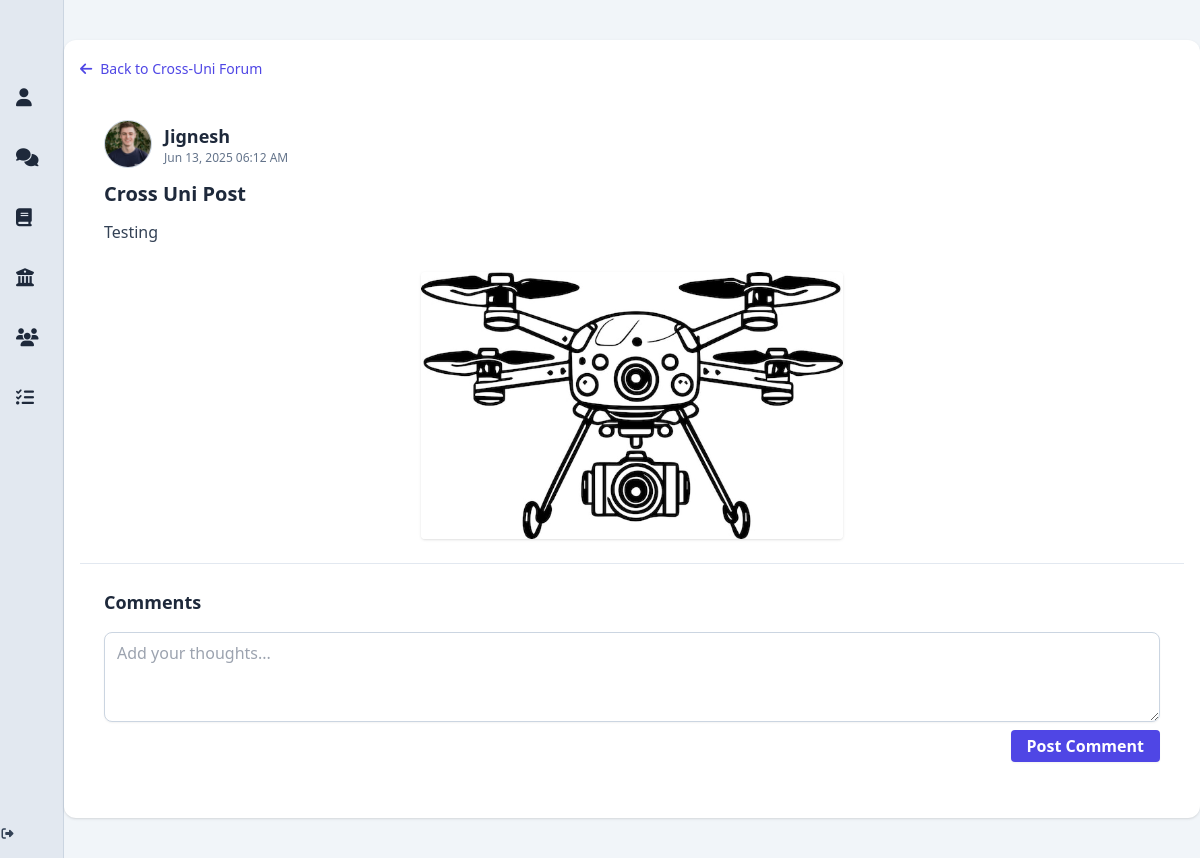
Page /post/3 on the earlier database version.
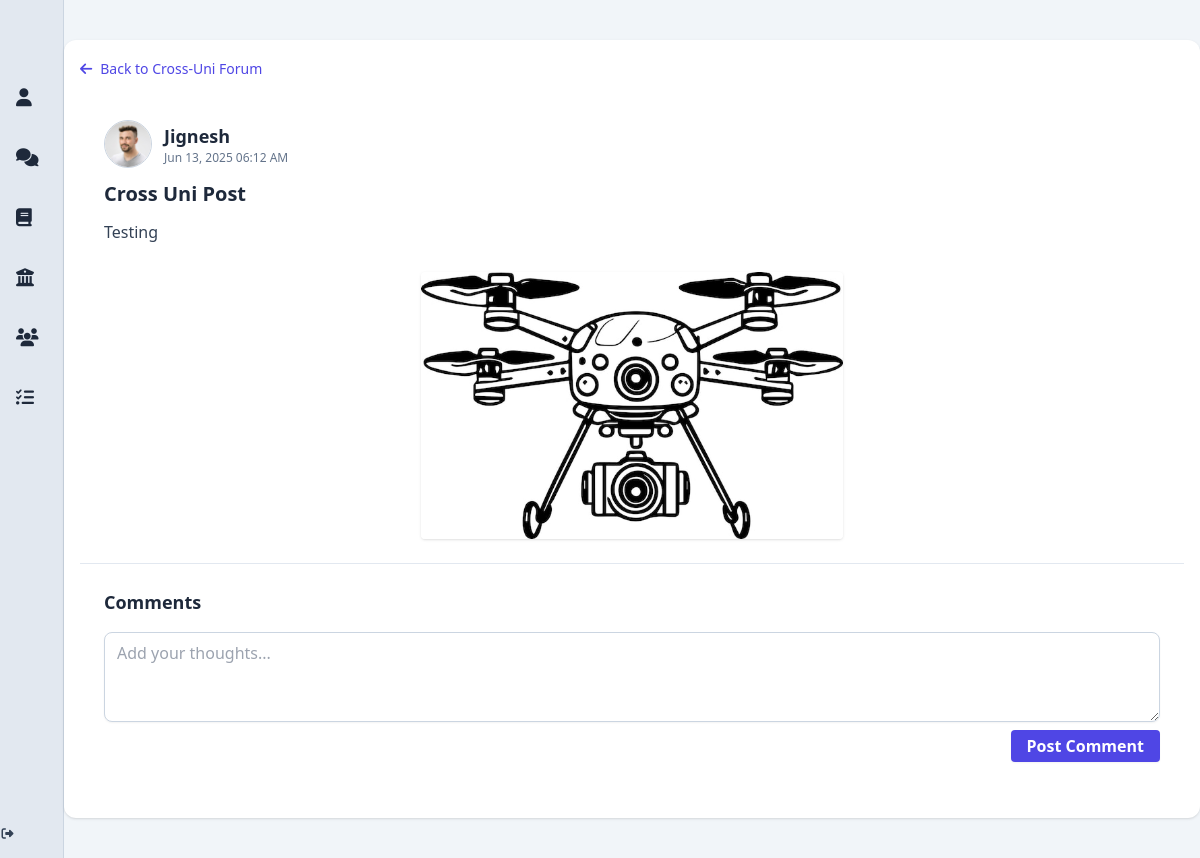
Same page on the later database version.
### app/models.py (models this page shows, shortened)
class User(db.Model, UserMixin):
    __tablename__ = 'users'
    id = db.Column(db.Integer, primary_key=True)
    display_name = db.Column(db.String(100))
    student_number = db.Column(db.String(50), nullable=False)
    email = db.Column(db.String(120), unique=True, nullable=False)
    password_hash = db.Column(db.String(128), nullable=False)
    bio = db.Column(db.Text)
    job_title = db.Column(db.String(100))
    phone = db.Column(db.String(20))
    university = db.Column(db.String(100))
    faculty = db.Column(db.String(100))
    major = db.Column(db.String(100))
    quote = db.Column(db.Text)
    skills = db.Column(db.Text)
    profile_picture = db.Column(db.String(255))
    cover_picture = db.Column(db.String(255))
    created_at = db.Column(db.DateTime, default=db.func.now())
    committees = db.relationship('Committee', secondary=user_committees, backref='members', lazy='dynamic')
    posts = db.relationship('Post', backref='author', cascade='all, delete-orphan', passive_deletes=True, lazy='dynamic')
    comments = db.relationship('Comment', backref='author', cascade='all, delete-orphan', passive_deletes=True, lazy='dynamic')
    liked_posts = db.relationship('Post', secondary=post_likes, backref=db.backref('likers', lazy='dynamic'))
    followers = db.relationship(
        'User', secondary=user_followers,
        primaryjoin=(user_followers.c.followed_id == id),
        secondaryjoin=(user_followers.c.follower_id == id),
        backref=db.backref('following', lazy='dynamic'),
        lazy='dynamic'
    )
    @property
    def skills_list(self):
        return [skill.strip() for skill in self.skills.split(',')] if self.skills else []

### app/routes.py (the view)
@bp.route('/post/<int:post_id>')
def post_thread(post_id):
    post = Post.query.get_or_404(post_id)
    comments = Comment.query.filter_by(post_id=post_id, parent_id=None).all()
    comments.sort(key=lambda c: (c.score, c.created_at), reverse=True)
    if post.forum_id is None:
        back_url = url_for('routes.general_forum')  # or 'routes.post_forum' if that's your preferred route
        back_label = "Cross-Uni Forum"
    else:
        slug = post.forum.university_domain.split('.')[0].lower()
        back_url = url_for('routes.forum', slug=slug)
        back_label = f"{post.forum.name} Forum"
    return render_template(
        'post_threadUI.html',
        post=post,
        comments=comments,
        back_url=back_url,
        back_label=back_label
    )

### app/__init__.py (called while the page is built)
def create_app(test_config=None):
    app = Flask(__name__)
    app.config['SECRET_KEY'] = 'w$$a9#^b2av#m2#jQ$s*G831!!6kgY@'
    BASE_DIR = os.path.abspath(os.path.dirname(__file__))
    DB_PATH = os.path.join(BASE_DIR, '../instance/app.db')
    app.config['SQLALCHEMY_DATABASE_URI'] = f'sqlite:///{DB_PATH}'
    if test_config:
        app.config.update(test_config)
    print("🚀 Using DB:", app.config['SQLALCHEMY_DATABASE_URI'])
    db.init_app(app)
    migrate.init_app(app, db)
    login_manager.init_app(app)
    login_manager.login_view = 'routes.index'
    from app.models import User
    @login_manager.user_loader
    def load_user(user_id):
        return User.query.get(int(user_id))
    @app.context_processor
    def inject_csrf_token():
        return dict(csrf_token=generate_csrf)
    from app.routes import bp as routes_bp
    app.register_blueprint(routes_bp)
    return app

### app/templates/post_threadUI.html (shortened to what this page needs)
{% extends "base.html" %}
{% block content %}
<div class="w-full bg-slate-100 min-h-screen py-6">
  <div class="mx-auto my-4 p-4 w-full max-w-6xl bg-white rounded-xl shadow overflow-hidden">
    <div class="mb-4">
        <a href="{{ back_url }}"
           class="inline-flex items-center gap-2 text-sm font-medium text-indigo-600 hover:text-indigo-800 transition">
          <i class="fas fa-arrow-left"></i> Back to {{ back_label }}
        </a>
    </div>
    <div class="p-6 flex flex-col gap-3 border-b border-slate-200">
      <div class="flex items-center gap-3">
        <a href="{{ url_for('routes.profile', user_id=post.author.id) }}">
          <img src="{{ post.author.profile_picture or 'https://cdn-icons-png.flaticon.com/512/149/149071.png' }}"
               alt="Profile picture"
               class="w-12 h-12 rounded-full object-cover border border-slate-300" />
        </a>
        <div>
          <a href="{{ url_for('routes.profile', user_id=post.author.id) }}" class="hover:underline">
            <h3 class="text-lg font-semibold text-slate-800">{{ post.author.display_name or 'Anonymous' }}</h3>
          </a>
          <p class="text-xs text-slate-500">{{ post.created_at.strftime('%b %d, %Y %I:%M %p') }}</p>
        </div>
      </div>
      <h2 class="text-xl font-bold text-slate-800">{{ post.title or 'Untitled Post' }}</h2>
      <p class="text-slate-700 text-base">{{ post.content }}</p>
      {% if post.image_url %}
      <div class="flex justify-center mt-4">
        <img src="{{ '/' + post.image_url }}" alt="Post Image" class="w-2/5 rounded shadow" />
      </div>
      {% endif %}
    </div>
    <div class="p-6 flex flex-col gap-4">
      <h2 class="text-lg font-semibold text-slate-800">Comments</h2>
      <form id="commentForm" class="flex flex-col gap-2">
        <textarea id="commentContent" name="content" rows="3" placeholder="Add your thoughts..."
          class="w-full border border-slate-300 rounded-lg shadow-sm px-3 py-2 focus:ring focus:ring-indigo-200 focus:border-indigo-400 outline-none transition"></textarea>
        <button type="submit"
          class="self-end bg-indigo-600 hover:bg-indigo-700 text-white font-semibold px-4 py-1 rounded shadow-sm transition">Post
          Comment</button>
      </form>
    </div>
  </div>
</div>
{% endblock %}

Differences in the rows shown:
changed User "Jignesh": author: a different picture
